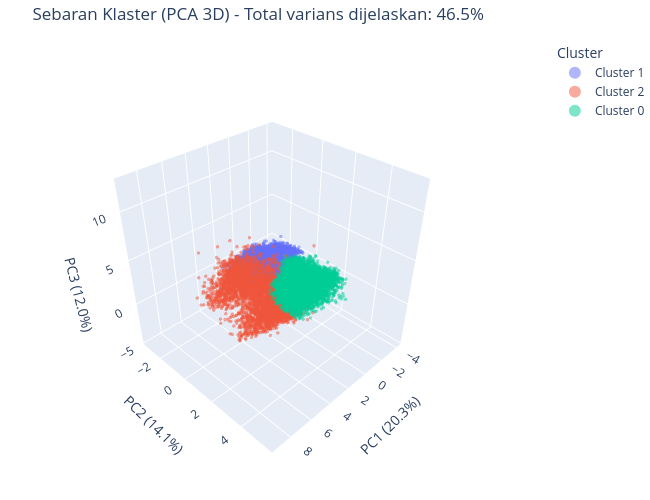

The code cell stored with this chart in its notebook:
### Markdown cell above
### Sebaran Klaster dalam PCA 3D (Interaktif)

Saya memproyeksikan ke-14 fitur ke tiga komponen utama (PC1, PC2, PC3) lalu menampilkannya
sebagai scatter 3D interaktif dengan Plotly. Berbeda dari proyeksi 2D, versi tiga dimensi ini
bisa saya putar dan perbesar, sehingga struktur klaster yang tumpang tindih di 2D bisa saya
periksa dari berbagai sudut. Saya tetap memakai sampel agar plot ringan namun representatif.

### Code cell
import plotly.express as px
from sklearn.decomposition import PCA

# Proyeksi PCA 3 komponen pada sampel (variabel viz sama seperti sebelumnya)
np.random.seed(42)
viz_idx = np.random.choice(X_scaled.shape[0], 20000, replace=False)
X_viz = X_scaled[viz_idx]
labels_viz = df_clean['Cluster_Label'].values[viz_idx]

pca3d = PCA(n_components=3, random_state=42)
X_pca3 = pca3d.fit_transform(X_viz)
ve3 = pca3d.explained_variance_ratio_

pca_df = pd.DataFrame({
    'PC1': X_pca3[:, 0],
    'PC2': X_pca3[:, 1],
    'PC3': X_pca3[:, 2],
    'Cluster': [f'Cluster {c}' for c in labels_viz],
})

fig3d = px.scatter_3d(
    pca_df, x='PC1', y='PC2', z='PC3', color='Cluster',
    opacity=0.5,
    title=f'Sebaran Klaster (PCA 3D) - Total varians dijelaskan: {ve3.sum()*100:.1f}%',
    labels={
        'PC1': f'PC1 ({ve3[0]*100:.1f}%)',
        'PC2': f'PC2 ({ve3[1]*100:.1f}%)',
        'PC3': f'PC3 ({ve3[2]*100:.1f}%)',
    },
)
fig3d.update_traces(marker=dict(size=2))

fig3d.update_layout(
    autosize=False,
    width=650, height=500,
    margin=dict(l=0, r=0, t=40, b=0),
    legend=dict(itemsizing='constant'),
    scene=dict(
        aspectmode='cube',
        aspectratio=dict(x=0.7, y=0.7, z=0.7),
        camera=dict(eye=dict(x=1.6, y=1.6, z=1.6)),
    ),
)
fig3d.show()

print(f"PC1 + PC2 + PC3 menjelaskan {ve3.sum()*100:.1f}% varians "
      f"(2D sebelumnya hanya {ve3[:2].sum()*100:.1f}%).")

### Figure 1 — Plotly figure (JSON) as saved in the notebook; plotly's stock layout.template omitted (floating-point values rounded to 4 significant figures; data arrays with more than 128 entries replaced by an {"elided": "..."} marker saying what was removed)
{"data": [{"hovertemplate": "Cluster=Cluster 1<br>PC1 (20.3%)=%{x}<br>PC2 (14.1%)=%{y}<br>PC3 (12.0%)=%{z}<extra></extra>", "legendgroup": "Cluster 1", "marker": {"color": "#636efa", "opacity": 0.5, "size": 2, "symbol": "circle"}, "mode": "markers", "name": "Cluster 1", "scene": "scene", "showlegend": true, "type": "scatter3d", "x": {"elided": "7280 float values"}, "y": {"elided": "7280 float values"}, "z": {"elided": "7280 float values"}}, {"hovertemplate": "Cluster=Cluster 2<br>PC1 (20.3%)=%{x}<br>PC2 (14.1%)=%{y}<br>PC3 (12.0%)=%{z}<extra></extra>", "legendgroup": "Cluster 2", "marker": {"color": "#EF553B", "opacity": 0.5, "size": 2, "symbol": "circle"}, "mode": "markers", "name": "Cluster 2", "scene": "scene", "showlegend": true, "type": "scatter3d", "x": {"elided": "5215 float values"}, "y": {"elided": "5215 float values"}, "z": {"elided": "5215 float values"}}, {"hovertemplate": "Cluster=Cluster 0<br>PC1 (20.3%)=%{x}<br>PC2 (14.1%)=%{y}<br>PC3 (12.0%)=%{z}<extra></extra>", "legendgroup": "Cluster 0", "marker": {"color": "#00cc96", "opacity": 0.5, "size": 2, "symbol": "circle"}, "mode": "markers", "name": "Cluster 0", "scene": "scene", "showlegend": true, "type": "scatter3d", "x": {"elided": "7505 float values"}, "y": {"elided": "7505 float values"}, "z": {"elided": "7505 float values"}}], "layout": {"autosize": false, "height": 500, "legend": {"itemsizing": "constant", "title": {"text": "Cluster"}, "tracegroupgap": 0}, "margin": {"b": 0, "l": 0, "r": 0, "t": 40}, "scene": {"aspectmode": "cube", "aspectratio": {"x": 0.7, "y": 0.7, "z": 0.7}, "camera": {"eye": {"x": 1.6, "y": 1.6, "z": 1.6}}, "domain": {"x": [0.0, 1.0], "y": [0.0, 1.0]}, "xaxis": {"title": {"text": "PC1 (20.3%)"}}, "yaxis": {"title": {"text": "PC2 (14.1%)"}}, "zaxis": {"title": {"text": "PC3 (12.0%)"}}}, "title": {"text": "Sebaran Klaster (PCA 3D) - Total varians dijelaskan: 46.5%"}, "width": 650}}
